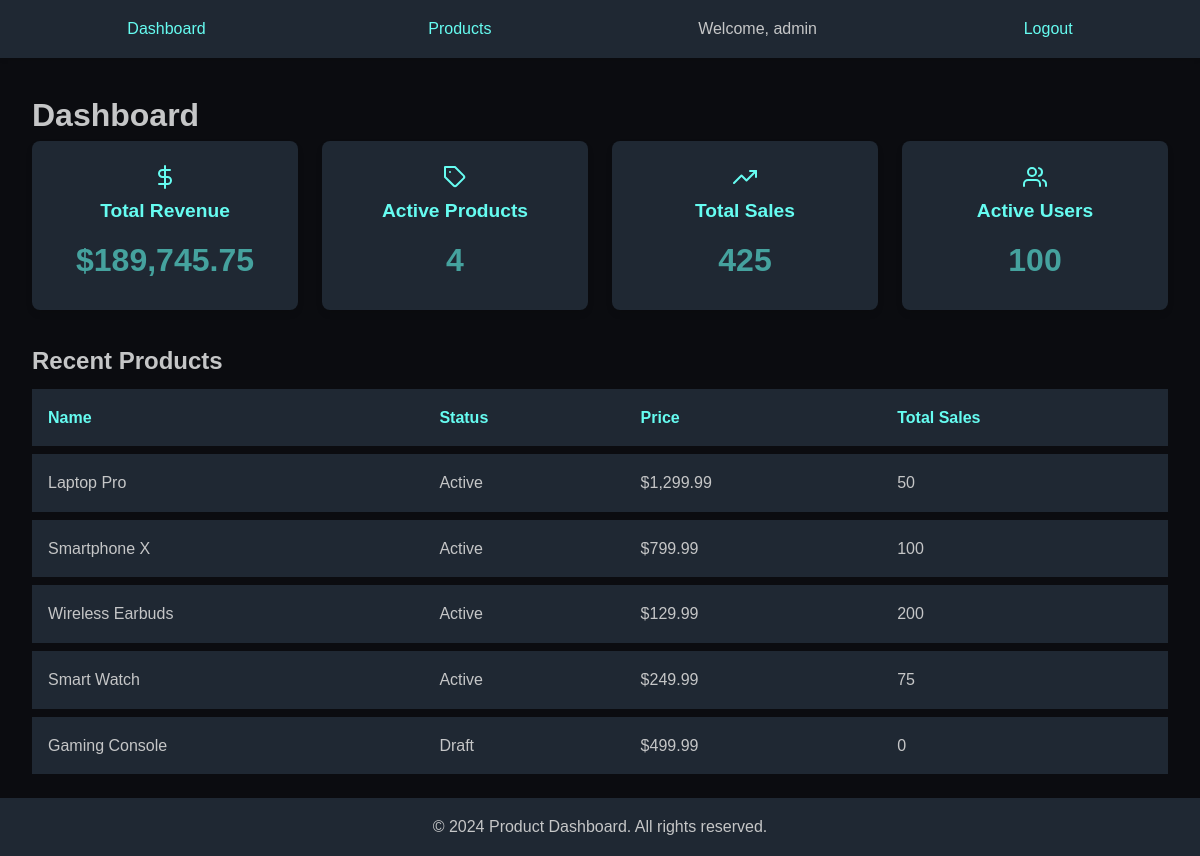
Page /?page=dashboard (signed in) on the committed database.
### tables this page shows
CREATE TABLE products (
        id INTEGER PRIMARY KEY AUTOINCREMENT,
        name TEXT NOT NULL,
        status TEXT NOT NULL,
        price REAL NOT NULL,
        total_sales INTEGER DEFAULT 0,
        created_at DATETIME DEFAULT CURRENT_TIMESTAMP
    );

### db.php (called while the page is built, shortened)
<?php
function db_connect() {
    $databaseUrl = 'sqlite:' . __DIR__ . '/db.sqlite';
    $pdo = new PDO($databaseUrl);
    $pdo->setAttribute(PDO::ATTR_ERRMODE, PDO::ERRMODE_EXCEPTION);
    $pdo->exec("CREATE TABLE IF NOT EXISTS products (
        id INTEGER PRIMARY KEY AUTOINCREMENT,
        name TEXT NOT NULL,
        status TEXT NOT NULL,
        price REAL NOT NULL,
        total_sales INTEGER DEFAULT 0,
        created_at DATETIME DEFAULT CURRENT_TIMESTAMP
    )");
    return $pdo;
}
function db_query($query, $params = []) {
    $pdo = db_connect();
    $stmt = $pdo->prepare($query);
    $stmt->execute($params);
    return $stmt;
}
function db_select($query, $params = []) {
    $stmt = db_query($query, $params);
    return $stmt->fetchAll(PDO::FETCH_ASSOC);
}
function db_select_one($query, $params = []) {
    $stmt = db_query($query, $params);
    return $stmt->fetch(PDO::FETCH_ASSOC);
}

### products.php (called while the page is built, shortened)
<?php
require_once 'db.php';
function get_products($sort = 'name', $order = 'ASC', $status = null, $limit = 10, $offset = 0) {
    $query = "SELECT * FROM products";
    $params = [];
    $query .= " ORDER BY $sort $order LIMIT ? OFFSET ?";
    $params[] = $limit;
    $params[] = $offset;
    return db_select($query, $params);
}
function get_total_revenue() {
    $result = db_select_one("SELECT SUM(price * total_sales) as total_revenue FROM products");
    return $result['total_revenue'] ?? 0;
}
function get_active_products_count() {
    $result = db_select_one("SELECT COUNT(*) as count FROM products WHERE status = 'Active'");
    return $result['count'] ?? 0;
}
function get_total_sales() {
    $result = db_select_one("SELECT SUM(total_sales) as total_sales FROM products");
    return $result['total_sales'] ?? 0;
}
function get_active_users_count() {
    return 100;
}

### templates/dashboard.php (the view, shortened to what this page needs)
<?php include 'includes/header.php'; ?>
<h1>Dashboard</h1>
<div class="metrics">
    <div class="metric">
        <svg xmlns="http://www.w3.org/2000/svg" width="24" height="24" viewBox="0 0 24 24" fill="none" stroke="#66FCF1" stroke-width="2" stroke-linecap="round" stroke-linejoin="round"><line x1="12" y1="1" x2="12" y2="23"></line><path d="M17 5H9.5a3.5 3.5 0 0 0 0 7h5a3.5 3.5 0 0 1 0 7H6"></path></svg>
        <h2>Total Revenue</h2>
        <p>$<?php echo number_format($total_revenue, 2); ?></p>
    </div>
    <div class="metric">
        <h2>Active Products</h2>
        <p><?php echo $active_products; ?></p>
    </div>
    <div class="metric">
        <svg xmlns="http://www.w3.org/2000/svg" width="24" height="24" viewBox="0 0 24 24" fill="none" stroke="#66FCF1" stroke-width="2" stroke-linecap="round" stroke-linejoin="round"><polyline points="23 6 13.5 15.5 8.5 10.5 1 18"></polyline><polyline points="17 6 23 6 23 12"></polyline></svg>
        <h2>Total Sales</h2>
        <p><?php echo $total_sales; ?></p>
    </div>
    <div class="metric">
        <h2>Active Users</h2>
        <p><?php echo $active_users; ?></p>
    </div>
</div>
<h2>Recent Products</h2>
<table>
    <thead>
        <tr>
            <th>Name</th>
            <th>Status</th>
            <th>Price</th>
            <th>Total Sales</th>
        </tr>
    </thead>
    <tbody>
        <?php
        $recent_products = get_products('created_at', 'DESC', null, 5);
        foreach ($recent_products as $product):
        ?>
        <tr>
            <td><?php echo htmlspecialchars($product['name']); ?></td>
            <td><?php echo htmlspecialchars($product['status']); ?></td>
            <td>$<?php echo number_format($product['price'], 2); ?></td>
            <td><?php echo $product['total_sales']; ?></td>
        </tr>
        <?php endforeach; ?>
    </tbody>
</table>
<a href="?page=products" class="view-all-btn">View All Products</a>
<?php include 'includes/footer.php'; ?>

### index.php (shortened to what this page needs)
<?php
require_once 'products.php';
$page = $_GET['page'] ?? 'dashboard';
switch ($page) {
    case 'dashboard':
        $total_revenue = get_total_revenue();
        $active_products = get_active_products_count();
        $total_sales = get_total_sales();
        $active_users = get_active_users_count();
        include 'templates/dashboard.php';
        break;
}

### includes/header.php (shortened to what this page needs)
<!DOCTYPE html>
<html lang="en">
<head>
    <link rel="stylesheet" href="<?php echo BASE_URL; ?>assets/css/styles.css">
</head>
<body>
    <header>
        <nav>
            <ul>
                <li><a href="<?php echo BASE_URL; ?>">Dashboard</a></li>
                <?php if (isset($_SESSION['user']) && $_SESSION['user']['role'] === 'admin'): ?>
                    <li><a href="<?php echo BASE_URL; ?>?page=products">Products</a></li>
                <?php endif; ?>
                <?php if (isset($_SESSION['user'])): ?>
                    <li>Welcome, <?php echo htmlspecialchars($_SESSION['user']['username']); ?></li>
                    <li><a href="<?php echo BASE_URL; ?>?page=logout">Logout</a></li>
                <?php endif; ?>
            </ul>
        </nav>
    </header>
    <main>

### includes/footer.php (shortened to what this page needs)
    </main>
    <footer>
        <p>&copy; <?php echo date('Y'); ?> <?php echo SITE_NAME; ?>. All rights reserved.</p>
    </footer>
</body>
</html>

### assets/css/styles.css (style rules this page uses)
* { margin: 0; padding: 0; box-sizing: border-box; }
body { font-family: 'Arial', sans-serif; line-height: 1.6; color: #C5C6C7; background-color: #0B0C10; }
a { color: #66FCF1; text-decoration: none; transition: color 0.3s ease; }
header { background-color: #1F2833; padding: 1rem; box-shadow: 0 2px 4px rgba(0, 0, 0, 0.1); }
nav ul { list-style-type: none; display: flex; justify-content: space-around; }
nav ul li a { padding: 0.5rem 1rem; border-radius: 4px; }
main { padding: 2rem; max-width: 1200px; margin: 0 auto; }
footer { background-color: #1F2833; color: #C5C6C7; text-align: center; padding: 1rem; position: fixed; bottom: 0; width: 100%; }
.metrics { display: grid; grid-template-columns: repeat(auto-fit, minmax(250px, 1fr)); gap: 1.5rem; margin-bottom: 2rem; }
.metric { background-color: #1F2833; padding: 1.5rem; border-radius: 8px; text-align: center; box-shadow: 0 4px 6px rgba(0, 0, 0, 0.1); transition: transform 0.3s ease; }
.metric h2 { font-size: 1.2rem; margin-bottom: 0.5rem; color: #66FCF1; }
.metric p { font-size: 2rem; font-weight: bold; color: #45A29E; }
table { width: 100%; border-collapse: separate; border-spacing: 0 0.5rem; margin-bottom: 1rem; }
th, td { padding: 1rem; text-align: left; }
th { background-color: #1F2833; color: #66FCF1; font-weight: bold; }
tr { background-color: #1F2833; transition: background-color 0.3s ease; }

### rows in the picture
products: name "Laptop Pro", status "Active", price "1,299.99", total_sales "50"
products: name "Smartphone X", status "Active", price "799.99", total_sales "100"
products: name "Wireless Earbuds", status "Active", price "129.99", total_sales "200"
products: name "Smart Watch", status "Active", price "249.99", total_sales "75"
products: name "Gaming Console", status "Draft", price "499.99", total_sales "0"

### other values in the picture
$_SESSION['user']['username'] "admin"
$total_revenue "189,745.75"
$active_products "4"
$total_sales "425"
$active_users "100"
SITE_NAME "Product Dashboard"
